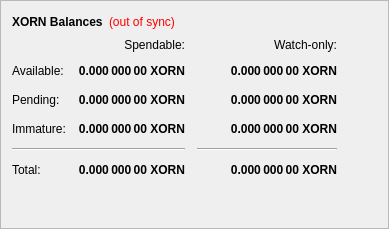
        <widget class="QFrame" name="frame">
         <property name="frameShape">
          <enum>QFrame::StyledPanel</enum>
         </property>
         <property name="frameShadow">
          <enum>QFrame::Raised</enum>
         </property>
         <layout class="QVBoxLayout" name="verticalLayout_4">
          <item>
           <layout class="QHBoxLayout" name="horizontalLayout_4">
            <item>
             <widget class="QLabel" name="label_5">
              <property name="font">
               <font>
                <weight>75</weight>
                <bold>true</bold>
               </font>
              </property>
              <property name="text">
               <string>XORN Balances</string>
              </property>
             </widget>
            </item>
            <item>
             <widget class="QLabel" name="labelWalletStatus">
              <property name="cursor">
               <cursorShape>WhatsThisCursor</cursorShape>
              </property>
              <property name="toolTip">
               <string>The displayed information may be out of date. Your wallet automatically synchronizes with the XORN network after a connection is established, but this process has not completed yet.</string>
              </property>
              <property name="styleSheet">
               <string notr="true">QLabel { color: red; }</string>
              </property>
              <property name="text">
               <string notr="true">(out of sync)</string>
              </property>
              <property name="alignment">
               <set>Qt::AlignLeading|Qt::AlignLeft|Qt::AlignVCenter</set>
              </property>
             </widget>
            </item>
            <item>
             <spacer name="horizontalSpacer_3">
              <property name="orientation">
               <enum>Qt::Horizontal</enum>
              </property>
              <property name="sizeHint" stdset="0">
               <size>
                <width>40</width>
                <height>20</height>
               </size>
              </property>
             </spacer>
            </item>
           </layout>
          </item>
          <item>
           <layout class="QGridLayout" name="gridLayout">
            <property name="spacing">
             <number>12</number>
            </property>
            <item row="2" column="2">
             <widget class="QLabel" name="labelWatchPending">
              <property name="font">
               <font>
                <weight>75</weight>
                <bold>true</bold>
               </font>
              </property>
              <property name="cursor">
               <cursorShape>IBeamCursor</cursorShape>
              </property>
              <property name="toolTip">
               <string>Unconfirmed transactions to watch-only addresses</string>
              </property>
              <property name="text">
               <string notr="true">0.000 000 00 XORN</string>
              </property>
              <property name="alignment">
               <set>Qt::AlignRight|Qt::AlignTrailing|Qt::AlignVCenter</set>
              </property>
              <property name="textInteractionFlags">
               <set>Qt::LinksAccessibleByMouse|Qt::TextSelectableByKeyboard|Qt::TextSelectableByMouse</set>
              </property>
             </widget>
            </item>
            <item row="2" column="1">
             <widget class="QLabel" name="labelUnconfirmed">
              <property name="font">
               <font>
                <weight>75</weight>
                <bold>true</bold>
               </font>
              </property>
              <property name="cursor">
               <cursorShape>IBeamCursor</cursorShape>
              </property>
              <property name="toolTip">
               <string>Total of transactions that have yet to be confirmed, and do not yet count toward the spendable balance</string>
              </property>
              <property name="text">
               <string notr="true">0.000 000 00 XORN</string>
              </property>
              <property name="alignment">
               <set>Qt::AlignRight|Qt::AlignTrailing|Qt::AlignVCenter</set>
              </property>
              <property name="textInteractionFlags">
               <set>Qt::LinksAccessibleByMouse|Qt::TextSelectableByKeyboard|Qt::TextSelectableByMouse</set>
              </property>
             </widget>
            </item>
            <item row="3" column="2">
             <widget class="QLabel" name="labelWatchImmature">
              <property name="font">
               <font>
                <weight>75</weight>
                <bold>true</bold>
               </font>
              </property>
              <property name="cursor">
               <cursorShape>IBeamCursor</cursorShape>
              </property>
              <property name="toolTip">
               <string>Staked or masternode rewards in watch-only addresses that has not yet matured</string>
              </property>
              <property name="text">
               <string notr="true">0.000 000 00 XORN</string>
              </property>
              <property name="alignment">
               <set>Qt::AlignRight|Qt::AlignTrailing|Qt::AlignVCenter</set>
              </property>
              <property name="textInteractionFlags">
               <set>Qt::LinksAccessibleByMouse|Qt::TextSelectableByKeyboard|Qt::TextSelectableByMouse</set>
              </property>
             </widget>
            </item>
            <item row="4" column="0" colspan="2">
             <widget class="Line" name="lineSpendableBalance">
              <property name="orientation">
               <enum>Qt::Horizontal</enum>
              </property>
             </widget>
            </item>
            <item row="4" column="2">
             <widget class="Line" name="lineWatchBalance">
              <property name="sizePolicy">
               <sizepolicy hsizetype="Preferred" vsizetype="Fixed">
                <horstretch>0</horstretch>
                <verstretch>0</verstretch>
               </sizepolicy>
              </property>
              <property name="minimumSize">
               <size>
                <width>140</width>
                <height>0</height>
               </size>
              </property>
              <property name="orientation">
               <enum>Qt::Horizontal</enum>
              </property>
             </widget>
            </item>
            <item row="5" column="0">
             <widget class="QLabel" name="labelTotalText">
              <property name="text">
               <string>Total:</string>
              </property>
             </widget>
            </item>
            <item row="3" column="1">
             <widget class="QLabel" name="labelImmature">
              <property name="font">
               <font>
                <weight>75</weight>
                <bold>true</bold>
               </font>
              </property>
              <property name="cursor">
               <cursorShape>IBeamCursor</cursorShape>
              </property>
              <property name="toolTip">
               <string>Staked or masternode rewards that has not yet matured</string>
              </property>
              <property name="text">
               <string notr="true">0.000 000 00 XORN</string>
              </property>
              <property name="alignment">
               <set>Qt::AlignRight|Qt::AlignTrailing|Qt::AlignVCenter</set>
              </property>
              <property name="textInteractionFlags">
               <set>Qt::LinksAccessibleByMouse|Qt::TextSelectableByKeyboard|Qt::TextSelectableByMouse</set>
              </property>
             </widget>
            </item>
            <item row="2" column="3">
             <spacer name="horizontalSpacer_2">
              <property name="orientation">
               <enum>Qt::Horizontal</enum>
              </property>
              <property name="sizeHint" stdset="0">
               <size>
                <width>40</width>
                <height>20</height>
               </size>
              </property>
             </spacer>
            </item>
            <item row="3" column="0">
             <widget class="QLabel" name="labelImmatureText">
              <property name="text">
               <string>Immature:</string>
              </property>
             </widget>
            </item>
            <item row="5" column="1">
             <widget class="QLabel" name="labelTotal">
              <property name="font">
               <font>
                <weight>75</weight>
                <bold>true</bold>
               </font>
              </property>
              <property name="cursor">
               <cursorShape>IBeamCursor</cursorShape>
              </property>
              <property name="toolTip">
               <string>Your current total balance</string>
              </property>
              <property name="text">
               <string notr="true">0.000 000 00 XORN</string>
              </property>
              <property name="alignment">
               <set>Qt::AlignRight|Qt::AlignTrailing|Qt::AlignVCenter</set>
              </property>
              <property name="textInteractionFlags">
               <set>Qt::LinksAccessibleByMouse|Qt::TextSelectableByKeyboard|Qt::TextSelectableByMouse</set>
              </property>
             </widget>
            </item>
            <item row="5" column="2">
             <widget class="QLabel" name="labelWatchTotal">
              <property name="font">
               <font>
                <weight>75</weight>
                <bold>true</bold>
               </font>
              </property>
              <property name="cursor">
               <cursorShape>IBeamCursor</cursorShape>
              </property>
              <property name="toolTip">
               <string>Current total balance in watch-only addresses</string>
              </property>
              <property name="text">
               <string notr="true">0.000 000 00 XORN</string>
              </property>
              <property name="alignment">
               <set>Qt::AlignRight|Qt::AlignTrailing|Qt::AlignVCenter</set>
              </property>
              <property name="textInteractionFlags">
               <set>Qt::LinksAccessibleByMouse|Qt::TextSelectableByKeyboard|Qt::TextSelectableByMouse</set>
              </property>
             </widget>
            </item>
            <item row="0" column="2">
             <widget class="QLabel" name="labelWatchonly">
              <property name="text">
               <string>Watch-only:</string>
              </property>
              <property name="alignment">
               <set>Qt::AlignRight|Qt::AlignTrailing|Qt::AlignVCenter</set>
              </property>
             </widget>
            </item>
            <item row="1" column="0">
             <widget class="QLabel" name="labelBalanceText">
              <property name="text">
               <string>Available:</string>
              </property>
             </widget>
            </item>
            <item row="1" column="1">
             <widget class="QLabel" name="labelBalance">
              <property name="font">
               <font>
                <weight>75</weight>
                <bold>true</bold>
               </font>
              </property>
              <property name="cursor">
               <cursorShape>IBeamCursor</cursorShape>
              </property>
              <property name="toolTip">
               <string>Your current spendable balance</string>
              </property>
              <property name="text">
               <string notr="true">0.000 000 00 XORN</string>
              </property>
              <property name="alignment">
               <set>Qt::AlignRight|Qt::AlignTrailing|Qt::AlignVCenter</set>
              </property>
              <property name="textInteractionFlags">
               <set>Qt::LinksAccessibleByMouse|Qt::TextSelectableByKeyboard|Qt::TextSelectableByMouse</set>
              </property>
             </widget>
            </item>
            <item row="1" column="2">
             <widget class="QLabel" name="labelWatchAvailable">
              <property name="font">
               <font>
                <weight>75</weight>
                <bold>true</bold>
               </font>
              </property>
              <property name="cursor">
               <cursorShape>IBeamCursor</cursorShape>
              </property>
              <property name="toolTip">
               <string>Your current balance in watch-only addresses</string>
              </property>
              <property name="text">
               <string notr="true">0.000 000 00 XORN</string>
              </property>
              <property name="alignment">
               <set>Qt::AlignRight|Qt::AlignTrailing|Qt::AlignVCenter</set>
              </property>
              <property name="textInteractionFlags">
               <set>Qt::LinksAccessibleByMouse|Qt::TextSelectableByKeyboard|Qt::TextSelectableByMouse</set>
              </property>
             </widget>
            </item>
            <item row="2" column="0">
             <widget class="QLabel" name="labelPendingText">
              <property name="text">
               <string>Pending:</string>
              </property>
             </widget>
            </item>
            <item row="0" column="1">
             <widget class="QLabel" name="labelSpendable">
              <property name="text">
               <string>Spendable:</string>
              </property>
              <property name="alignment">
               <set>Qt::AlignRight|Qt::AlignTrailing|Qt::AlignVCenter</set>
              </property>
             </widget>
            </item>
           </layout>
          </item>
          <item>
           <spacer name="verticalSpacer_4">
            <property name="orientation">
             <enum>Qt::Vertical</enum>
            </property>
            <property name="sizeHint" stdset="0">
             <size>
              <width>20</width>
              <height>40</height>
             </size>
            </property>
           </spacer>
          </item>
         </layout>
        </widget>
